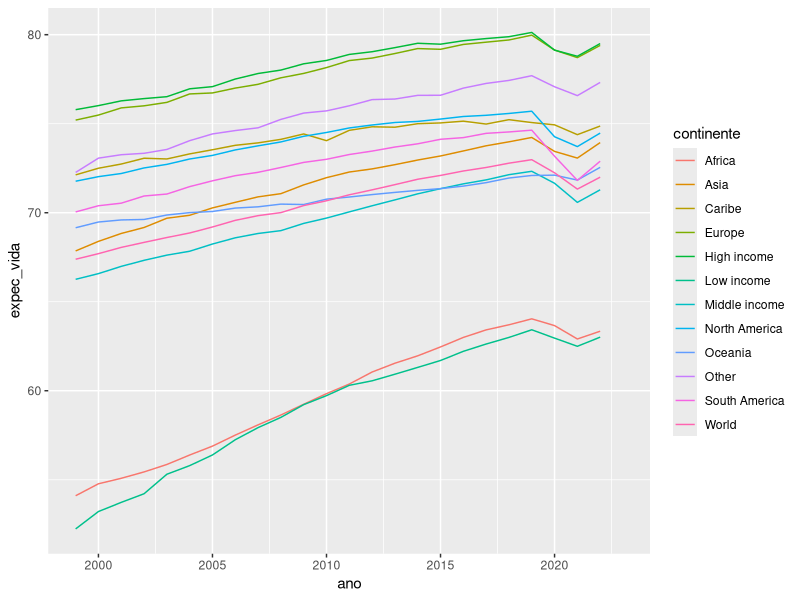
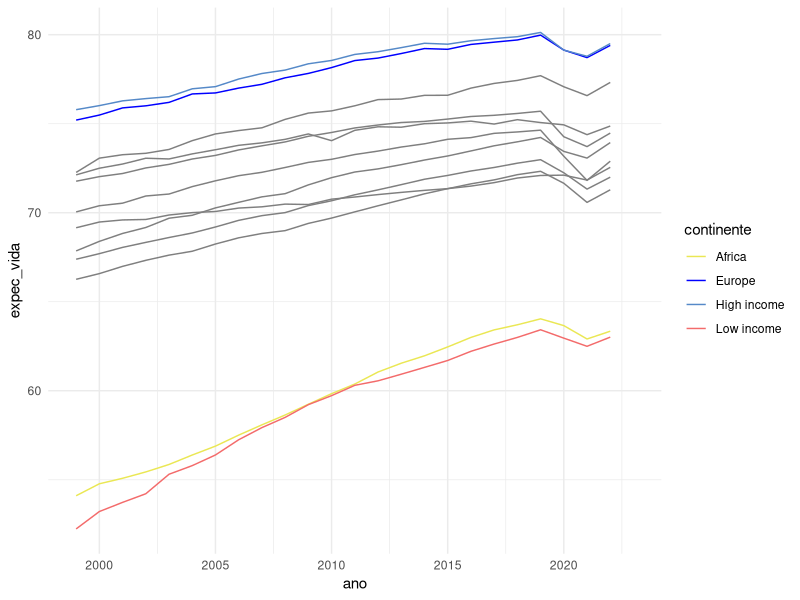
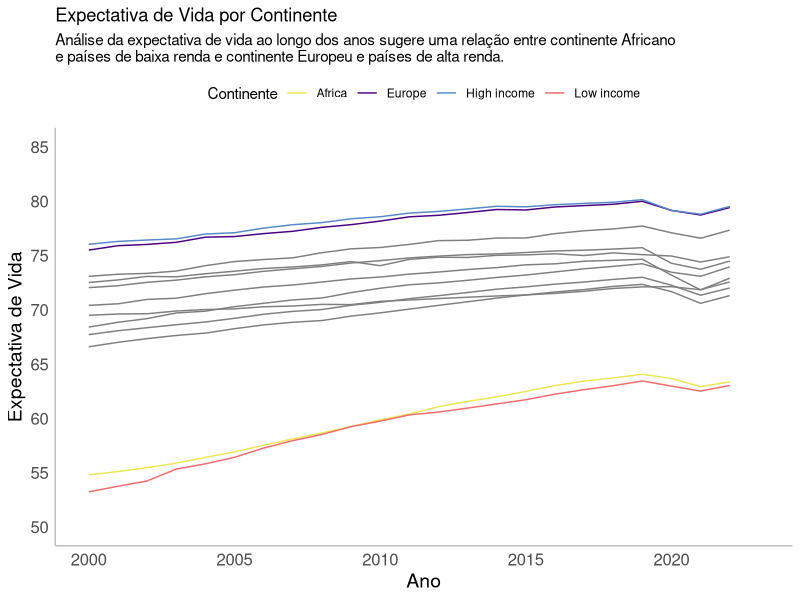

The R script that drew these images, in order:
# Carregar pacotes necessários
library(ggplot2)
library(dplyr)

# Carregar os dados (substitua o caminho pelo caminho correto do seu arquivo)
df <- read.csv("data/world_data.csv")

#agrupa por país e calcula a média do período
aux <- df %>% 
  group_by(continente, ano) %>% 
  summarise(expec_vida = mean(expec_vida, na.rm = T))

head(aux)
unique(aux$continente)

# Criar o gráfico de linhas
ggplot(aux, aes(x = ano, y = expec_vida, group = continente, color=continente)) +
  geom_line()

####################
# DESTAQUE PARA CONTINENTES
####################
ggplot(aux, aes(x = ano, y = expec_vida, group = continente, color=continente)) +
  geom_line() +
  scale_color_manual(values = c("Low income" = "#f36b6b",
                                "High income" = "#5589c8",
                                "Africa" = "#eae754",
                                "Europe" = "blue")) +
  theme_minimal() 



####################
# Aumentar legendas, títulos eixo x e y, título e subtítulo
####################
ggplot(aux, aes(x = ano, y = expec_vida, group = continente, color = continente)) +
  geom_line() +
  scale_color_manual(values = c("Low income" = "#f36b6b",
                                "High income" = "#5589c8",
                                "Africa" = "#eae754",     
                                "Europe" = "#4B0082")) +  
  labs(title = "Expectativa de Vida por Continente",      
       subtitle = "Análise da expectativa de vida ao longo dos anos sugere uma relação entre continente Africano\ne países de baixa renda e continente Europeu e países de alta renda.",  
       x = "Ano",                   
       y = "Expectativa de Vida",   
       color = "Continente") +
  scale_y_continuous(limits=c(50,85), breaks = seq(50,85, by=5)) +
  scale_x_continuous(limits=c(2000,2023), breaks = seq(2000,2023, by=5)) +
  theme_minimal() +                
  theme(legend.position = "top",   
        panel.grid = element_blank(),
        axis.title.x = element_text(size = 14),  
        axis.title.y = element_text(size = 14),  
        axis.text.x = element_text(size = 12),
        axis.text.y = element_text(size = 12),
        axis.line = element_line(color = "gray"))

